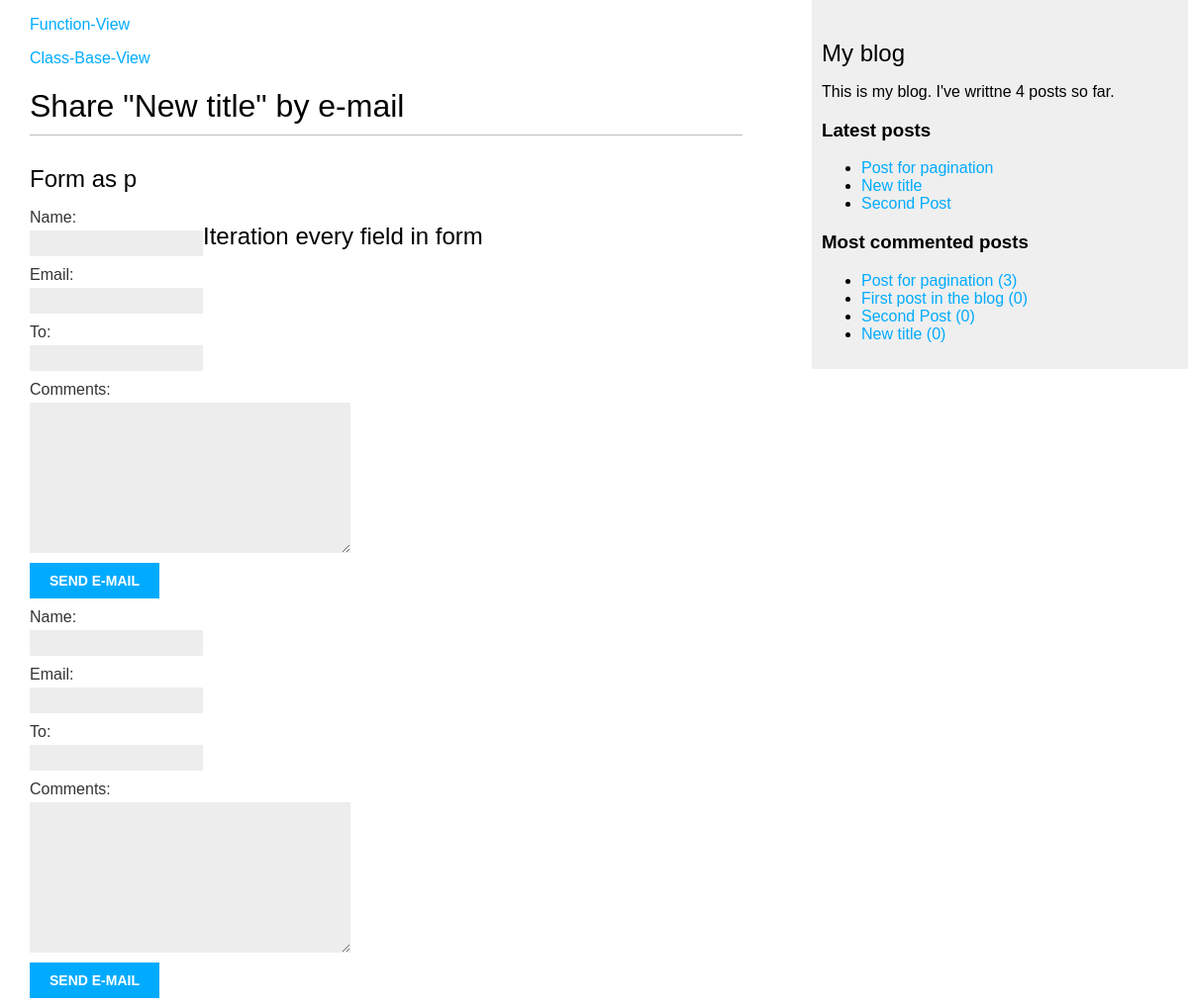
The app's page /blog/3/share/, older data.
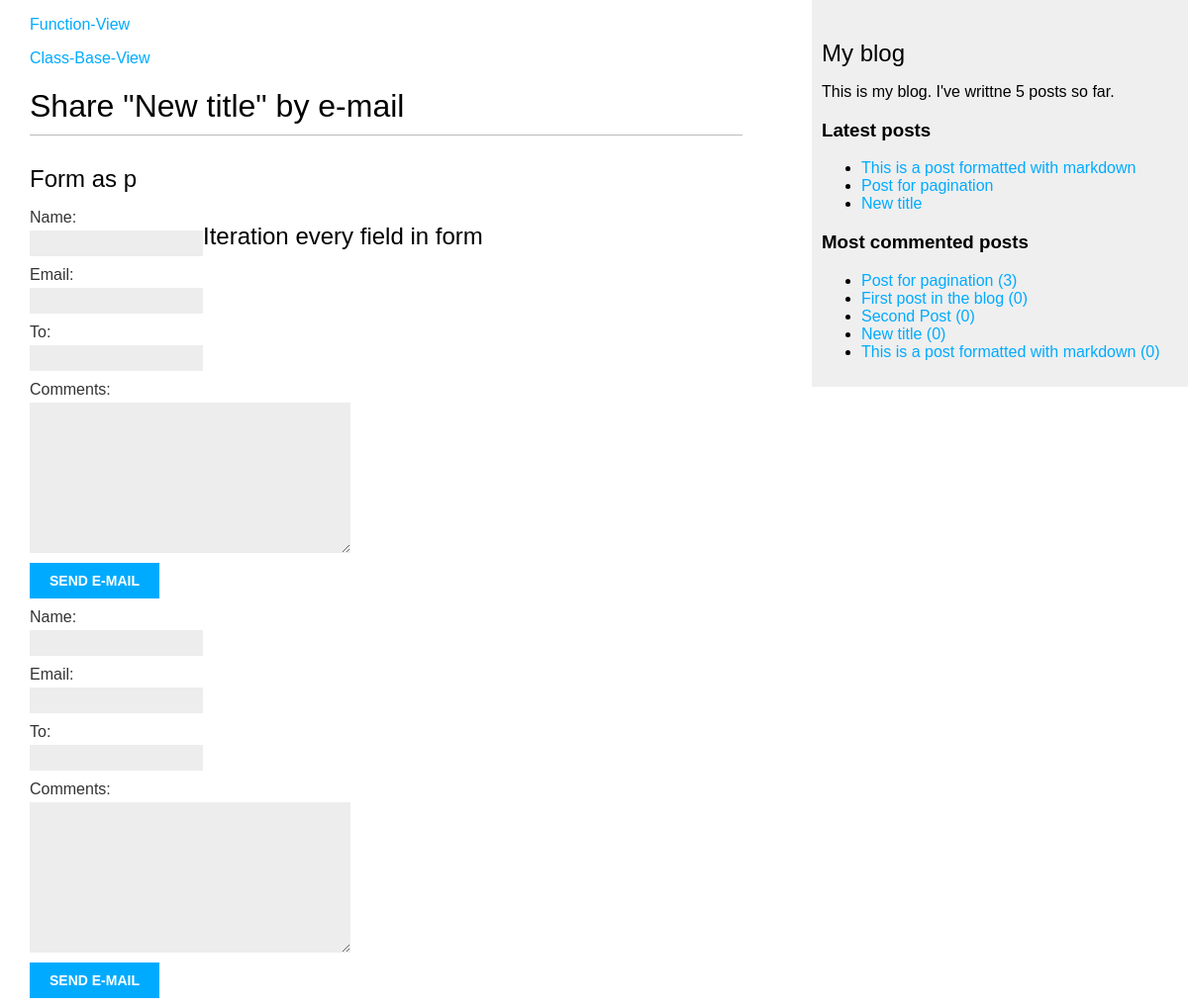
The same page, newer data.
### blog/models.py (models this page shows, shortened)
class Post(models.Model):
    STATUS_CHOICES = (
        ('draft', 'Draft'),
        ('published', 'Published'),
    )
    title = models.CharField(max_length=250)
    slug = models.SlugField(max_length=250, unique_for_date='publish')
    author = models.ForeignKey(User, on_delete=models.CASCADE,
                               related_name='blog_posts')
    body = models.TextField()
    publish = models.DateTimeField(default=timezone.now)
    created = models.DateTimeField(auto_now_add=True)
    updated = models.DateTimeField(auto_now=True)
    status = models.CharField(max_length=10, choices=STATUS_CHOICES,
                              default='draft')
    objects = models.Manager()  # Менеджер по умолчанию.
    published = PublishedManager()  # Наш новый менеджер.
    tags = TaggableManager()
    class Meta:
        ordering = ('-publish',)
    def get_absolute_url(self):
        return reverse('blog:post_detail', args=[self.publish.year,
                                                 self.publish.month,
                                                 self.publish.day, self.slug])

### blog/views.py (the view)
# urls.py: path('<int:post_id>/share/', views.post_share, name='post_share'),
def post_share(request, post_id):
    post = get_object_or_404(Post, id=post_id, status='published')
    sent = False  # Отправлено ли сообщение, передаем в контекст
    if request.method == 'POST':
        form = EmailPostForm(request.POST)
        if form.is_valid():
            cd = form.cleaned_data
            post_url = request.build_absolute_uri(post.get_absolute_url())
            subject = f'{cd["name"]} ({cd["email"]}) recommends you reading ' \
                f'"{post.title}"'
            message = f'Read "{post.title}" at {post_url}\n\n{cd["name"]}\'s ' \
                f'comments: {cd["comments"]}'
            send_mail(subject, message, 'admin@localhost', [cd["to"]])
            sent = True
    else:
        form = EmailPostForm()
    return render(request, 'blog/post/share.html', {'post': post,
                                                    'form': form,
                                                    'sent': sent})

### blog/forms.py
class EmailPostForm(forms.Form):
    name = forms.CharField(max_length=25)
    email = forms.EmailField()
    to = forms.EmailField()
    comments = forms.CharField(required=False, widget=forms.Textarea)

### blog/models.py (called while the page is built)
    def get_queryset(self):
        return super().get_queryset().filter(status='published')

### blog/templatetags/blog_tags.py (called while the page is built)
@register.simple_tag
def total_posts():
    return Post.published.count()

@register.inclusion_tag('blog/post/latest_posts.html')
def show_latest_posts(count=5):
    latest_posts = Post.published.order_by('-publish')[:count]
    return {'latest_posts': latest_posts}

@register.simple_tag
def get_most_commented_posts(count=5):
    return Post.published.annotate(total_comments=Count('comments'))\
                         .order_by('-total_comments')[:count]

### blog/templates/blog/post/share.html (shortened to what this page needs)
{% extends 'blog/base.html' %}
{% block content %}
    {% if sent %}
        <h1>E-mail successfully sent</h1>
        <p>"{{ post.title }}" was successfully sent to {{ form.cleaned_data.to }}.</p>
    {% else %}
        <h1>Share "{{ post.title }}" by e-mail</h1>
        <h2>Form as p</h2>
        <form action="." method="post">
            {{ form.as_p }}
            <input type="submit" value="Send e-mail">
        </form>
        <h2>Iteration every field in form</h2>
        <form action="." method="post">
            {% for field in form %}
                <div>
                    {{ field.label_tag }} {{ field }}
                </div>
            {%  endfor %}
            <input type="submit" value="Send e-mail">
        </form>
    {% endif %}
{% endblock %}

### blog/templates/blog/base.html (shortened to what this page needs)
{% load blog_tags %}
{% load static %}
<!DOCTYPE html>
<html>
<head>
    <link href="{% static "css/blog.css" %}" rel="stylesheet">
</head>
<body>
    <div id="content">
        <p><a href="{% url 'blog:post_list' %}">Function-View</a></p>
        <p><a href="{% url 'blog:post_list_cbv' %}">Class-Base-View</a></p>
        {% block content %}{% endblock %}
    </div>
    <div id="sidebar">
        <h2>My blog</h2>
        <p>This is my blog. I've writtne {% total_posts %} posts so far.</p>
        <h3>Latest posts</h3>
        {% show_latest_posts 3 %}
        <h3>Most commented posts</h3>
        {% get_most_commented_posts as most_commented_posts %}
        <ul>
            {% for post in most_commented_posts %}
                <li>
                    <a href="{{ post.get_absolute_url }}">
                        {{ post.title }} ({{ post.comments.count }})
                    </a>
                </li>
            {% endfor %}
        </ul>
    </div>
</body>
</html>

### blog/templates/blog/post/latest_posts.html
<ul>
    {% for post in latest_posts %}
        <li>
            <a href="{{ post.get_absolute_url }}">{{ post.title }}</a>
        </li>
    {% endfor %}
</ul>

Row changes from the older to the newer data that the page shows:
no longer on one of the page's lists (row unchanged): Post: title "Second Post"
added Post: title "This is a post formatted with markdown", comments.count "0"
Text that changed along with them:
text no longer shown: "4"
text now shown: "5"
